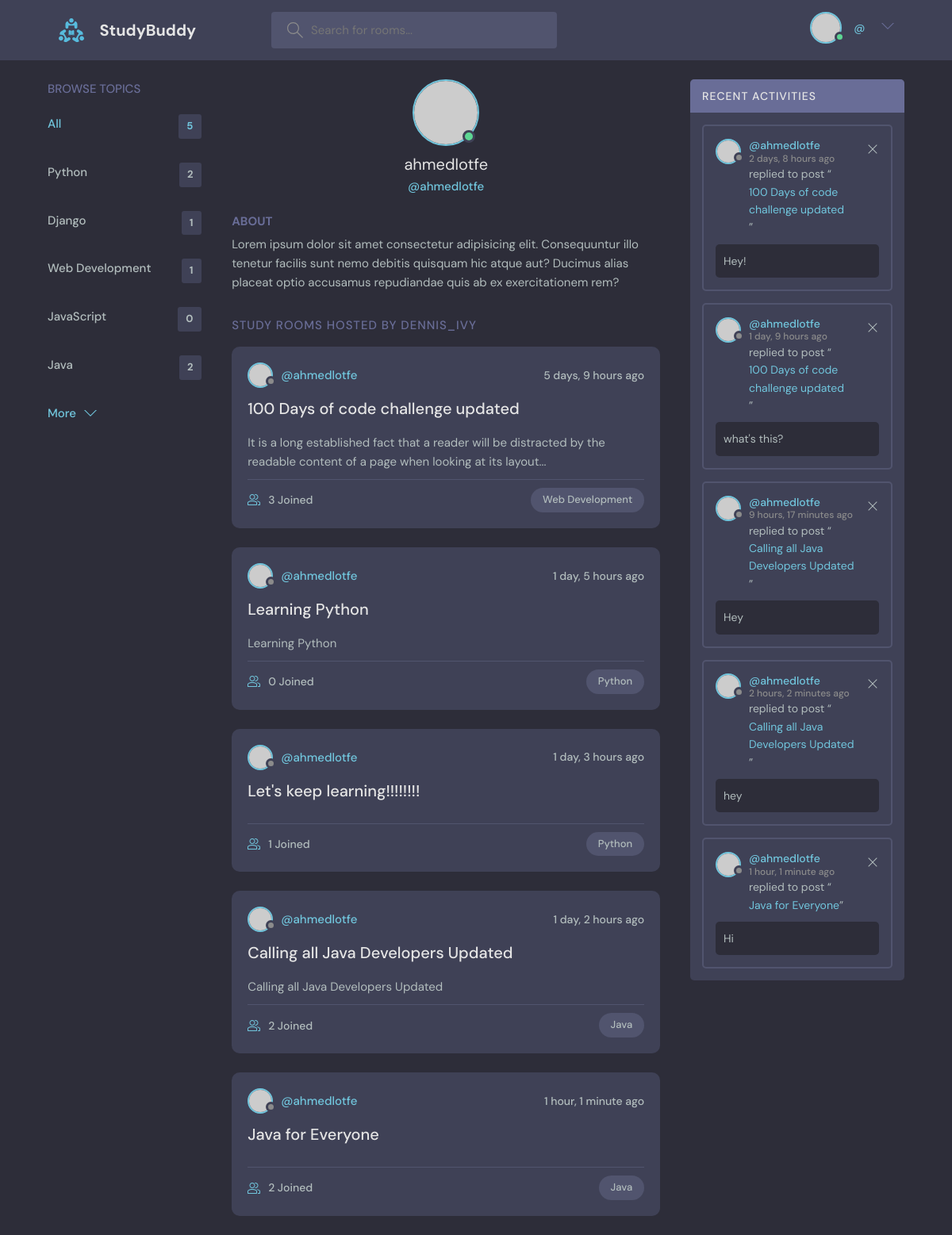
The app's page /profile/1 with its own data.
### base/models.py (models this page shows, shortened)
class Topic(models.Model):
    name = models.CharField(max_length=200)

class Room(models.Model):
    host = models.ForeignKey(User, on_delete=models.SET_NULL, null=True)
    topic = models.ForeignKey(Topic, on_delete=models.SET_NULL, null=True)
    name = models.CharField(max_length=200)
    description = models.TextField(null=True, blank=True)
    participants = models.ManyToManyField(
        User, related_name='participants', blank=True)
    created = models.DateTimeField(auto_now_add=True)
    updated = models.DateTimeField(auto_now=True)
    def __str__(self):
        return self.name

class Message(models.Model):
    user = models.ForeignKey(User, on_delete=models.CASCADE)
    room = models.ForeignKey(Room, on_delete=models.CASCADE)
    body = models.TextField()
    created = models.DateTimeField(auto_now_add=True)
    updated = models.DateTimeField(auto_now=True)

### users/views.py (the view)
# urls.py: path('profile/<int:pk>', views.profile, name='profile'),
def profile(request, pk):
    user = User.objects.get(id=pk)
    rooms = user.room_set.all()
    room_messages = user.message_set.all()
    topics = Topic.objects.all()
    context = {
        'user': user,
        'rooms': rooms,
        'topics': topics,
        'room_messages': room_messages
    }
    return render(request, 'users/profile.html', context)

### users/templates/users/profile.html (shortened to what this page needs)
{% extends 'main.html' %}
{% block content %}
  <main class="profile-page layout layout--3">
    <div class="container">
      {% include 'base/topics_component.html' %}
      <div class="roomList">
        <div class="profile">
          <div class="profile__avatar">
            <div class="avatar avatar--large active">
              <img src="https://randomuser.me/api/portraits/men/11.jpg" />
            </div>
          </div>
          <div class="profile__info">
            <h3>{{ user.username }}</h3>
            <p>@{{ user.username }}</p>
            </div>
          <div class="profile__about">
            <h3>About</h3>
            <p>
              Lorem ipsum dolor sit amet consectetur adipisicing elit. Consequuntur illo tenetur
              facilis sunt nemo debitis quisquam hic atque aut? Ducimus alias placeat optio
              accusamus repudiandae quis ab ex exercitationem rem?
            </p>
          </div>
        </div>
        <div class="roomList__header">
          <div>
            <h2>Study Rooms Hosted by dennis_ivy</a>
            </h2>
          </div>
        </div>
        {% include 'base/feed_component.html' %}
      </div>
      {% include 'base/activity_component.html' %}
    </div>
  </main>
{% endblock content %}

### templates/main.html (shortened to what this page needs)
<!DOCTYPE html>
{% load static %}
<html lang="en">
    <head>
        <link rel="stylesheet" href="{% static 'css/style.css' %}" />
    </head>
    <body>
        {% include 'nav.html' %}
        {% block content %}
        {% endblock content %}
    </body>
</html>

### templates/nav.html (shortened to what this page needs)
{% load static %}
<header class="header header--loggedIn">
    <div class="container">
        <a href="{% url 'home' %}" class="header__logo">
            <img src="{% static 'images/logo.svg' %}" />
            <h1>StudyBuddy</h1>
        </a>
        <form class="header__search" method="get" action="{% url 'home' %}">
            <label>
                <input name="q" placeholder="Search for rooms..." />
            </label>
        </form>
        <nav class="header__menu">
        {% if user.is_authenticated %}
            <div class="header__user">
                <a href="{% url 'profile' request.user.id %}">
                    <div class="avatar avatar--medium active">
                        <img src="https://randomuser.me/api/portraits/men/37.jpg" />
                    </div>
                    <p>{{ request.user.username }} <span>@{{ request.user.username }}</span></p>
                </a>
                <button class="dropdown-button">
                    <svg version="1.1" xmlns="http://www.w3.org/2000/svg" width="32" height="32" viewBox="0 0 32 32">
                        <title>chevron-down</title>
                        <path d="M16 21l-13-13h-3l16 16 16-16h-3l-13 13z"></path>
                    </svg>
                </button>
            </div>
        {% else %}
            <a href="{% url 'login' %}">
                <img src="{% static 'images/avatar.svg' %}" />
                <p>Login</p>
            </a>
        {% endif %}
        </nav>
    </div>
</header>

### base/templates/base/topics_component.html
<div class="topics">
    <div class="topics__header">
        <h2>Browse Topics</h2>
    </div>
    <ul class="topics__list">
        <li>
            <a href="{% url 'home' %}" class="active">All <span>{{ topics.count }}</span></a>
        </li>
        {% for topic in topics %}
            <li>
                <a href="{% url 'home' %}?q={{ topic.name }}">{{ topic.name }} <span>{{ topic.room_set.all.count }}</span></a>
            </li>
        {% endfor %}
    </ul>
    <a class="btn btn--link" href="{% url 'topics' %}">
        More
        <svg version="1.1" xmlns="http://www.w3.org/2000/svg" width="32" height="32" viewBox="0 0 32 32">
            <title>chevron-down</title>
            <path d="M16 21l-13-13h-3l16 16 16-16h-3l-13 13z"></path>
        </svg>
    </a>
</div>

### base/templates/base/feed_component.html (shortened to what this page needs)
{% for room in rooms %}
<div class="roomListRoom">
    <div class="roomListRoom__header">
        <a href="{% url 'profile' room.host.id %}" class="roomListRoom__author">
            <div class="avatar avatar--small">
                <img src="https://randomuser.me/api/portraits/women/11.jpg" />
            </div>
            <span>@{{ room.host.username }}</span>
        </a>
        <div class="roomListRoom__actions">
            <span>{{ room.created|timesince }} ago</span>
        </div>
    </div>
    <div class="roomListRoom__content">
        <a href="{% url 'room' room.id %}">{{ room.name }}</a>
        <p>
        {{ room.description }}
        </p>
    </div>
    <div class="roomListRoom__meta">
        <a href="{% url 'room' room.id %}" class="roomListRoom__joined">
            {{ room.participants.all.count }} Joined
        </a>
        <p class="roomListRoom__topic">{{ room.topic.name }}</p>
    </div>
</div>
{% endfor %}

### base/templates/base/activity_component.html
<div class="activities">
    <div class="activities__header">
        <h2>Recent Activities</h2>
    </div>
    {% for message in room_messages %}
        <div class="activities__box">
            <div class="activities__boxHeader roomListRoom__header">
                <a href="{% url 'profile' message.user.id %}" class="roomListRoom__author">
                <div class="avatar avatar--small">
                    <img src="https://randomuser.me/api/portraits/women/11.jpg" />
                </div>
                    <p>
                    @{{ message.user.username }}
                    <span>{{ message.created|timesince }} ago</span>
                    </p>
                </a>
                {% if user == message.user %}
                <div class="roomListRoom__actions">
                    <a href="{% url 'delete-room-message' message.id %}">
                        <svg version="1.1" xmlns="http://www.w3.org/2000/svg" width="32" height="32" viewBox="0 0 32 32">
                            <title>remove</title>
                            <path
                            d="M27.314 6.019l-1.333-1.333-9.98 9.981-9.981-9.981-1.333 1.333 9.981 9.981-9.981 9.98 1.333 1.333 9.981-9.98 9.98 9.98 1.333-1.333-9.98-9.98 9.98-9.981z"
                            ></path>
                        </svg>
                    </a>
                </div>
                {% endif %}
            </div>
            <div class="activities__boxContent">
                <p>replied to post “<a href="{% url 'room' message.room.id %}">{{ message.room }}</a>”</p>
                <div class="activities__boxRoomContent">
                    {{ message.body }}
                </div>
            </div>
        </div>
    {% endfor %}
</div>

### records on screen
Topic: name "Python", room_set.all.count "2"
Topic: name "Django", room_set.all.count "1"
Topic: name "Web Development", room_set.all.count "1"
Topic: name "JavaScript", room_set.all.count "0"
Topic: name "Java", room_set.all.count "2"
Room: host.username "ahmedlotfe", created "5 days, 9 hours", name "100 Days of code challenge updated", description "It is a long established fact that a reader will be distracted by the readable content of a page when looking at its layout...", participants.all.count "3", topic.name "Web Development"
Room: host.username "ahmedlotfe", created "1 day, 5 hours", name "Learning Python", description "Learning Python", participants.all.count "0", topic.name "Python"
Room: host.username "ahmedlotfe", created "1 day, 3 hours", name "Let's keep learning!!!!!!!!", participants.all.count "1", topic.name "Python"
Room: host.username "ahmedlotfe", created "1 day, 2 hours", name "Calling all Java Developers Updated", description "Calling all Java Developers Updated", participants.all.count "2", topic.name "Java"
Room: host.username "ahmedlotfe", created "1 hour, 1 minute", name "Java for Everyone", participants.all.count "2", topic.name "Java"
Message: user.username "ahmedlotfe", created "2 days, 8 hours", room "100 Days of code challenge updated", body "Hey!"
Message: user.username "ahmedlotfe", created "1 day, 9 hours", room "100 Days of code challenge updated", body "what's this?"
Message: user.username "ahmedlotfe", created "9 hours, 17 minutes", room "Calling all Java Developers Updated", body "Hey"
Message: user.username "ahmedlotfe", created "2 hours, 2 minutes", room "Calling all Java Developers Updated", body "hey"
Message: user.username "ahmedlotfe", created "1 hour, 1 minute", room "Java for Everyone", body "Hi"

### other values on screen
{{ topics.count }} "5"
{{ user.username }} "ahmedlotfe"
